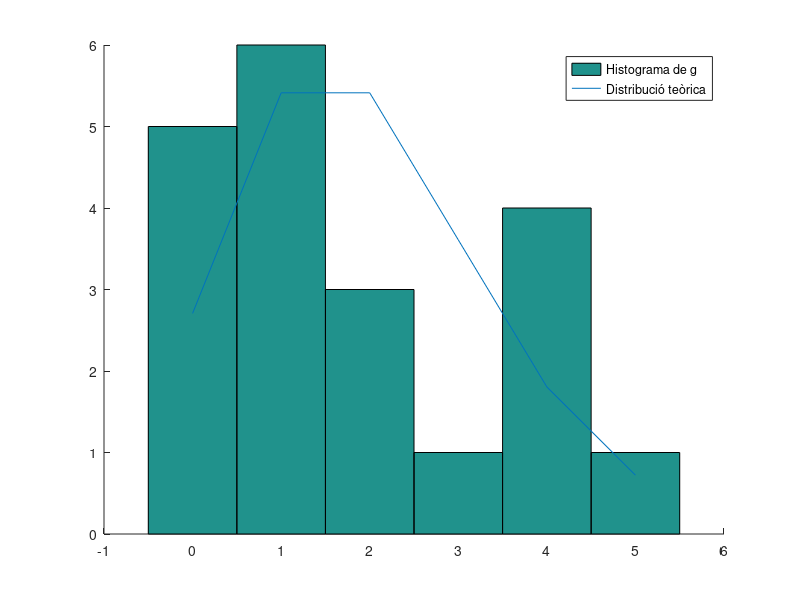
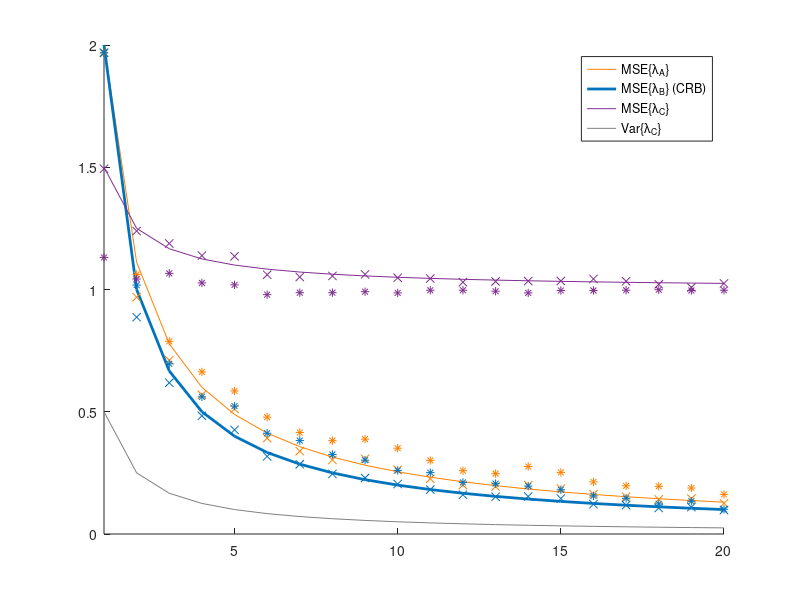

The MATLAB script that drew these images, in order:
%% Activitat 1

lambda = 2;
N = 20;
g = poissrnd(ones(N,1) * lambda);

%% Activitat 2

gs = 0:max(g);
figure(1); cla; hold on
hist(g, gs);
plot(gs, N * lambda.^gs * exp(-lambda) ./ factorial(gs));
legend('Histograma de g', 'Distribució teòrica');

%% Activitat 3

lambda_a = 2/(N*(N+1)) * (1:N) * g
lambda_b = sum(g) / N
lambda_c = sum(g) / (2*N)

%% Activitats 4, 5, 6

N = 1:20;
figure(2); cla; hold on
colors = { [1 .5 0], [0 .45 .74], [.5 0.18 0.56] };
xlim([N(1) N(end)]);

plot(lambda * (2*(2*N + 1)) ./ (3*N.*(N + 1)), 'Color', colors{1});
plot(lambda ./ N, 'LineWidth', 2, 'Color', colors{2});
plot(lambda ./ (4*N) + lambda^2 / 4, 'Color', colors{3});
plot(lambda ./ (4*N), 'Color', [.5 .5 .5]);

R = 1000;
estimated = [];
for N = 1:20
    g = poissrnd(ones(N,R) * lambda);
    estimated(N,:,1) = 2/(N*(N+1)) * (1:N) * g;
    estimated(N,:,2) = sum(g, 1) / N;
    estimated(N,:,3) = sum(g, 1) / (2*N);
end

for i = 1:3
    plot(mean((estimated(:,:,i)' - lambda).^2), 'x', 'Color', colors{i});
    plot(mean((round(estimated(:,:,i))' - lambda).^2), '*', 'Color', colors{i});
end

legend('MSE\{\lambda_A\}', 'MSE\{\lambda_B\} (CRB)', 'MSE\{\lambda_C\}', 'Var\{\lambda_C\}');
